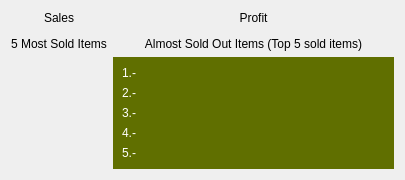
     <widget class="QWidget" name="pageWelcome">
      <layout class="QGridLayout" name="gridLayout">
       <item row="2" column="0">
        <widget class="QLabel" name="lblGraphSoldItems">
         <property name="sizePolicy">
          <sizepolicy hsizetype="Minimum" vsizetype="Maximum">
           <horstretch>0</horstretch>
           <verstretch>0</verstretch>
          </sizepolicy>
         </property>
         <property name="text">
          <string>5 Most Sold Items</string>
         </property>
         <property name="alignment">
          <set>Qt::AlignCenter</set>
         </property>
        </widget>
       </item>
       <item row="2" column="1">
        <widget class="QLabel" name="lblGraphAlmostSoldOutItems">
         <property name="sizePolicy">
          <sizepolicy hsizetype="Minimum" vsizetype="Maximum">
           <horstretch>0</horstretch>
           <verstretch>0</verstretch>
          </sizepolicy>
         </property>
         <property name="text">
          <string>Almost Sold Out Items (Top 5 sold items)</string>
         </property>
         <property name="alignment">
          <set>Qt::AlignCenter</set>
         </property>
        </widget>
       </item>
       <item row="0" column="0">
        <widget class="QLabel" name="lblGraphSales">
         <property name="sizePolicy">
          <sizepolicy hsizetype="Minimum" vsizetype="Maximum">
           <horstretch>0</horstretch>
           <verstretch>0</verstretch>
          </sizepolicy>
         </property>
         <property name="text">
          <string>Sales</string>
         </property>
         <property name="alignment">
          <set>Qt::AlignCenter</set>
         </property>
        </widget>
       </item>
       <item row="0" column="1">
        <widget class="QLabel" name="lblGraphProfit">
         <property name="sizePolicy">
          <sizepolicy hsizetype="Minimum" vsizetype="Maximum">
           <horstretch>0</horstretch>
           <verstretch>0</verstretch>
          </sizepolicy>
         </property>
         <property name="text">
          <string>Profit</string>
         </property>
         <property name="alignment">
          <set>Qt::AlignCenter</set>
         </property>
        </widget>
       </item>
       <item row="3" column="0">
        <widget class="KPlotWidget" name="plotMostSold">
         <property name="sizePolicy">
          <sizepolicy hsizetype="Expanding" vsizetype="Expanding">
           <horstretch>0</horstretch>
           <verstretch>0</verstretch>
          </sizepolicy>
         </property>
         <property name="maximumSize">
          <size>
           <width>500</width>
           <height>300</height>
          </size>
         </property>
         <property name="backgroundColor">
          <color>
           <red>96</red>
           <green>111</green>
           <blue>0</blue>
          </color>
         </property>
         <property name="gridColor">
          <color>
           <red>255</red>
           <green>0</green>
           <blue>0</blue>
          </color>
         </property>
         <property name="grid" stdset="0">
          <bool>false</bool>
         </property>
        </widget>
       </item>
       <item row="3" column="1">
        <widget class="QFrame" name="frame">
         <property name="sizePolicy">
          <sizepolicy hsizetype="Expanding" vsizetype="Expanding">
           <horstretch>0</horstretch>
           <verstretch>0</verstretch>
          </sizepolicy>
         </property>
         <property name="minimumSize">
          <size>
           <width>250</width>
           <height>0</height>
          </size>
         </property>
         <property name="maximumSize">
          <size>
           <width>500</width>
           <height>300</height>
          </size>
         </property>
         <property name="palette">
          <palette>
           <active>
            <colorrole role="WindowText">
             <brush brushstyle="SolidPattern">
              <color alpha="255">
               <red>255</red>
               <green>255</green>
               <blue>255</blue>
              </color>
             </brush>
            </colorrole>
            <colorrole role="Button">
             <brush brushstyle="SolidPattern">
              <color alpha="255">
               <red>96</red>
               <green>111</green>
               <blue>0</blue>
              </color>
             </brush>
            </colorrole>
            <colorrole role="Light">
             <brush brushstyle="SolidPattern">
              <color alpha="255">
               <red>144</red>
               <green>167</green>
               <blue>0</blue>
              </color>
             </brush>
            </colorrole>
            <colorrole role="Midlight">
             <brush brushstyle="SolidPattern">
              <color alpha="255">
               <red>120</red>
               <green>139</green>
               <blue>0</blue>
              </color>
             </brush>
            </colorrole>
            <colorrole role="Dark">
             <brush brushstyle="SolidPattern">
              <color alpha="255">
               <red>48</red>
               <green>55</green>
               <blue>0</blue>
              </color>
             </brush>
            </colorrole>
            <colorrole role="Mid">
             <brush brushstyle="SolidPattern">
              <color alpha="255">
               <red>64</red>
               <green>74</green>
               <blue>0</blue>
              </color>
             </brush>
            </colorrole>
            <colorrole role="Text">
             <brush brushstyle="SolidPattern">
              <color alpha="255">
               <red>255</red>
               <green>255</green>
               <blue>255</blue>
              </color>
             </brush>
            </colorrole>
            <colorrole role="BrightText">
             <brush brushstyle="SolidPattern">
              <color alpha="255">
               <red>255</red>
               <green>255</green>
               <blue>255</blue>
              </color>
             </brush>
            </colorrole>
            <colorrole role="ButtonText">
             <brush brushstyle="SolidPattern">
              <color alpha="255">
               <red>255</red>
               <green>255</green>
               <blue>255</blue>
              </color>
             </brush>
            </colorrole>
            <colorrole role="Base">
             <brush brushstyle="SolidPattern">
              <color alpha="255">
               <red>0</red>
               <green>0</green>
               <blue>0</blue>
              </color>
             </brush>
            </colorrole>
            <colorrole role="Window">
             <brush brushstyle="SolidPattern">
              <color alpha="255">
               <red>96</red>
               <green>111</green>
               <blue>0</blue>
              </color>
             </brush>
            </colorrole>
            <colorrole role="Shadow">
             <brush brushstyle="SolidPattern">
              <color alpha="255">
               <red>0</red>
               <green>0</green>
               <blue>0</blue>
              </color>
             </brush>
            </colorrole>
            <colorrole role="AlternateBase">
             <brush brushstyle="SolidPattern">
              <color alpha="255">
               <red>48</red>
               <green>55</green>
               <blue>0</blue>
              </color>
             </brush>
            </colorrole>
            <colorrole role="ToolTipBase">
             <brush brushstyle="SolidPattern">
              <color alpha="255">
               <red>255</red>
               <green>255</green>
               <blue>220</blue>
              </color>
             </brush>
            </colorrole>
            <colorrole role="ToolTipText">
             <brush brushstyle="SolidPattern">
              <color alpha="255">
               <red>0</red>
               <green>0</green>
               <blue>0</blue>
              </color>
             </brush>
            </colorrole>
           </active>
           <inactive>
            <colorrole role="WindowText">
             <brush brushstyle="SolidPattern">
              <color alpha="255">
               <red>255</red>
               <green>255</green>
               <blue>255</blue>
              </color>
             </brush>
            </colorrole>
            <colorrole role="Button">
             <brush brushstyle="SolidPattern">
              <color alpha="255">
               <red>96</red>
               <green>111</green>
               <blue>0</blue>
              </color>
             </brush>
            </colorrole>
            <colorrole role="Light">
             <brush brushstyle="SolidPattern">
              <color alpha="255">
               <red>144</red>
               <green>167</green>
               <blue>0</blue>
              </color>
             </brush>
            </colorrole>
            <colorrole role="Midlight">
             <brush brushstyle="SolidPattern">
              <color alpha="255">
               <red>120</red>
               <green>139</green>
               <blue>0</blue>
              </color>
             </brush>
            </colorrole>
            <colorrole role="Dark">
             <brush brushstyle="SolidPattern">
              <color alpha="255">
               <red>48</red>
               <green>55</green>
               <blue>0</blue>
              </color>
             </brush>
            </colorrole>
            <colorrole role="Mid">
             <brush brushstyle="SolidPattern">
              <color alpha="255">
               <red>64</red>
               <green>74</green>
               <blue>0</blue>
              </color>
             </brush>
            </colorrole>
            <colorrole role="Text">
             <brush brushstyle="SolidPattern">
              <color alpha="255">
               <red>255</red>
               <green>255</green>
               <blue>255</blue>
              </color>
             </brush>
            </colorrole>
            <colorrole role="BrightText">
             <brush brushstyle="SolidPattern">
              <color alpha="255">
               <red>255</red>
               <green>255</green>
               <blue>255</blue>
              </color>
             </brush>
            </colorrole>
            <colorrole role="ButtonText">
             <brush brushstyle="SolidPattern">
              <color alpha="255">
               <red>255</red>
               <green>255</green>
               <blue>255</blue>
              </color>
             </brush>
            </colorrole>
            <colorrole role="Base">
             <brush brushstyle="SolidPattern">
              <color alpha="255">
               <red>0</red>
               <green>0</green>
               <blue>0</blue>
              </color>
             </brush>
            </colorrole>
            <colorrole role="Window">
             <brush brushstyle="SolidPattern">
              <color alpha="255">
               <red>96</red>
               <green>111</green>
               <blue>0</blue>
              </color>
             </brush>
            </colorrole>
            <colorrole role="Shadow">
             <brush brushstyle="SolidPattern">
              <color alpha="255">
               <red>0</red>
               <green>0</green>
               <blue>0</blue>
              </color>
             </brush>
            </colorrole>
            <colorrole role="AlternateBase">
             <brush brushstyle="SolidPattern">
              <color alpha="255">
               <red>48</red>
               <green>55</green>
               <blue>0</blue>
              </color>
             </brush>
            </colorrole>
            <colorrole role="ToolTipBase">
             <brush brushstyle="SolidPattern">
              <color alpha="255">
               <red>255</red>
               <green>255</green>
               <blue>220</blue>
              </color>
             </brush>
            </colorrole>
            <colorrole role="ToolTipText">
             <brush brushstyle="SolidPattern">
              <color alpha="255">
               <red>0</red>
               <green>0</green>
               <blue>0</blue>
              </color>
             </brush>
            </colorrole>
           </inactive>
           <disabled>
            <colorrole role="WindowText">
             <brush brushstyle="SolidPattern">
              <color alpha="255">
               <red>48</red>
               <green>55</green>
               <blue>0</blue>
              </color>
             </brush>
            </colorrole>
            <colorrole role="Button">
             <brush brushstyle="SolidPattern">
              <color alpha="255">
               <red>96</red>
               <green>111</green>
               <blue>0</blue>
              </color>
             </brush>
            </colorrole>
            <colorrole role="Light">
             <brush brushstyle="SolidPattern">
              <color alpha="255">
               <red>144</red>
               <green>167</green>
               <blue>0</blue>
              </color>
             </brush>
            </colorrole>
            <colorrole role="Midlight">
             <brush brushstyle="SolidPattern">
              <color alpha="255">
               <red>120</red>
               <green>139</green>
               <blue>0</blue>
              </color>
             </brush>
            </colorrole>
            <colorrole role="Dark">
             <brush brushstyle="SolidPattern">
              <color alpha="255">
               <red>48</red>
               <green>55</green>
               <blue>0</blue>
              </color>
             </brush>
            </colorrole>
            <colorrole role="Mid">
             <brush brushstyle="SolidPattern">
              <color alpha="255">
               <red>64</red>
               <green>74</green>
               <blue>0</blue>
              </color>
             </brush>
            </colorrole>
            <colorrole role="Text">
             <brush brushstyle="SolidPattern">
              <color alpha="255">
               <red>48</red>
               <green>55</green>
               <blue>0</blue>
              </color>
             </brush>
            </colorrole>
            <colorrole role="BrightText">
             <brush brushstyle="SolidPattern">
              <color alpha="255">
               <red>255</red>
               <green>255</green>
               <blue>255</blue>
              </color>
             </brush>
            </colorrole>
            <colorrole role="ButtonText">
             <brush brushstyle="SolidPattern">
              <color alpha="255">
               <red>48</red>
               <green>55</green>
               <blue>0</blue>
              </color>
             </brush>
            </colorrole>
            <colorrole role="Base">
             <brush brushstyle="SolidPattern">
              <color alpha="255">
               <red>96</red>
               <green>111</green>
               <blue>0</blue>
              </color>
             </brush>
            </colorrole>
            <colorrole role="Window">
             <brush brushstyle="SolidPattern">
              <color alpha="255">
               <red>96</red>
               <green>111</green>
               <blue>0</blue>
              </color>
             </brush>
            </colorrole>
            <colorrole role="Shadow">
             <brush brushstyle="SolidPattern">
              <color alpha="255">
               <red>0</red>
               <green>0</green>
               <blue>0</blue>
              </color>
             </brush>
            </colorrole>
            <colorrole role="AlternateBase">
             <brush brushstyle="SolidPattern">
              <color alpha="255">
               <red>96</red>
               <green>111</green>
               <blue>0</blue>
              </color>
             </brush>
            </colorrole>
            <colorrole role="ToolTipBase">
             <brush brushstyle="SolidPattern">
              <color alpha="255">
               <red>255</red>
               <green>255</green>
               <blue>220</blue>
              </color>
             </brush>
            </colorrole>
            <colorrole role="ToolTipText">
             <brush brushstyle="SolidPattern">
              <color alpha="255">
               <red>0</red>
               <green>0</green>
               <blue>0</blue>
              </color>
             </brush>
            </colorrole>
           </disabled>
          </palette>
         </property>
         <property name="autoFillBackground">
          <bool>true</bool>
         </property>
         <property name="frameShape">
          <enum>QFrame::NoFrame</enum>
         </property>
         <property name="frameShadow">
          <enum>QFrame::Raised</enum>
         </property>
         <layout class="QVBoxLayout" name="verticalLayout_17">
          <item>
           <layout class="QHBoxLayout" name="horizontalLayout_7">
            <item>
             <widget class="QLabel" name="lblProd1">
              <property name="minimumSize">
               <size>
                <width>250</width>
                <height>0</height>
               </size>
              </property>
              <property name="text">
               <string>1.-</string>
              </property>
              <property name="alignment">
               <set>Qt::AlignLeading|Qt::AlignLeft|Qt::AlignVCenter</set>
              </property>
              <property name="wordWrap">
               <bool>true</bool>
              </property>
             </widget>
            </item>
            <item>
             <widget class="QLabel" name="counter1">
              <property name="text">
               <string/>
              </property>
             </widget>
            </item>
           </layout>
          </item>
          <item>
           <layout class="QHBoxLayout" name="horizontalLayout_8">
            <item>
             <widget class="QLabel" name="lblProd2">
              <property name="minimumSize">
               <size>
                <width>250</width>
                <height>0</height>
               </size>
              </property>
              <property name="text">
               <string>2.-</string>
              </property>
              <property name="wordWrap">
               <bool>true</bool>
              </property>
             </widget>
            </item>
            <item>
             <widget class="QLabel" name="counter2">
              <property name="text">
               <string/>
              </property>
             </widget>
            </item>
           </layout>
          </item>
          <item>
           <layout class="QHBoxLayout" name="horizontalLayout_9">
            <item>
             <widget class="QLabel" name="lblProd3">
              <property name="minimumSize">
               <size>
                <width>250</width>
                <height>0</height>
               </size>
              </property>
              <property name="text">
               <string>3.-</string>
              </property>
              <property name="wordWrap">
               <bool>true</bool>
              </property>
             </widget>
            </item>
            <item>
             <widget class="QLabel" name="counter3">
              <property name="text">
               <string/>
              </property>
             </widget>
            </item>
           </layout>
          </item>
          <item>
           <layout class="QHBoxLayout" name="horizontalLayout_10">
            <item>
             <widget class="QLabel" name="lblProd4">
              <property name="minimumSize">
               <size>
                <width>250</width>
                <height>0</height>
               </size>
              </property>
              <property name="text">
               <string>4.-</string>
              </property>
              <property name="wordWrap">
               <bool>true</bool>
              </property>
             </widget>
            </item>
            <item>
             <widget class="QLabel" name="counter4">
              <property name="text">
               <string/>
              </property>
             </widget>
            </item>
           </layout>
          </item>
          <item>
           <layout class="QHBoxLayout" name="horizontalLayout_11">
            <item>
             <widget class="QLabel" name="lblProd5">
              <property name="minimumSize">
               <size>
                <width>250</width>
                <height>0</height>
               </size>
              </property>
              <property name="text">
               <string>5.-</string>
              </property>
              <property name="wordWrap">
               <bool>true</bool>
              </property>
             </widget>
            </item>
            <item>
             <widget class="QLabel" name="counter5">
              <property name="text">
               <string/>
              </property>
             </widget>
            </item>
           </layout>
          </item>
         </layout>
        </widget>
       </item>
       <item row="1" column="0">
        <widget class="KPlotWidget" name="plotSales">
         <property name="sizePolicy">
          <sizepolicy hsizetype="Expanding" vsizetype="Expanding">
           <horstretch>0</horstretch>
           <verstretch>0</verstretch>
          </sizepolicy>
         </property>
         <property name="maximumSize">
          <size>
           <width>500</width>
           <height>300</height>
          </size>
         </property>
         <property name="backgroundColor">
          <color>
           <red>96</red>
           <green>111</green>
           <blue>0</blue>
          </color>
         </property>
        </widget>
       </item>
       <item row="1" column="1">
        <widget class="KPlotWidget" name="plotProfit">
         <property name="sizePolicy">
          <sizepolicy hsizetype="Expanding" vsizetype="Expanding">
           <horstretch>0</horstretch>
           <verstretch>0</verstretch>
          </sizepolicy>
         </property>
         <property name="minimumSize">
          <size>
           <width>0</width>
           <height>0</height>
          </size>
         </property>
         <property name="maximumSize">
          <size>
           <width>500</width>
           <height>300</height>
          </size>
         </property>
         <property name="backgroundColor">
          <color>
           <red>96</red>
           <green>111</green>
           <blue>0</blue>
          </color>
         </property>
        </widget>
       </item>
      </layout>
     </widget>
